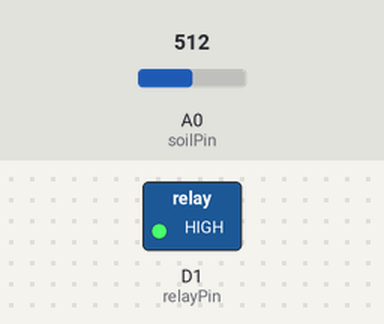
A sketch run on a simulated ESP8266 (NodeMCU). On the bench: switched loads named in the sketch (green lamp = pin HIGH). The inputs (shaded band) are chosen by the test bench; at power-on: A0 (soilPin) = 512. WiFi joins after 1.5 s; servers stay silent unless stated; what the sketch prints to the serial monitor is not drawn.

Above: at 2.7 s.
2.8 s: A0 (soilPin) set to 412
4.7 s: A0 (soilPin) set to 390
At 6.5 s:
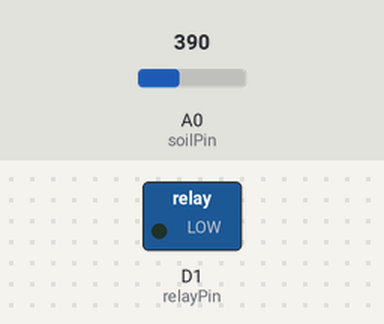
7.0 s: A0 (soilPin) set to 410
At 8.0 s:
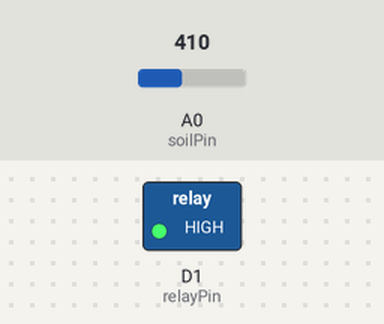
9.0 s: A0 (soilPin) set to 306
At 10.8 s:
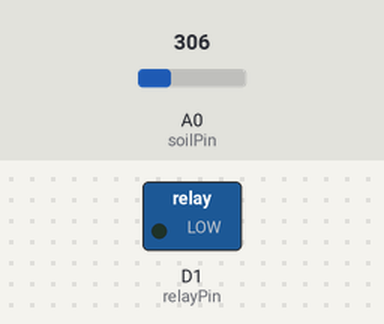
Timing chart, 0 to 12.0 s (numbered marks = the images above; inputs shaded):
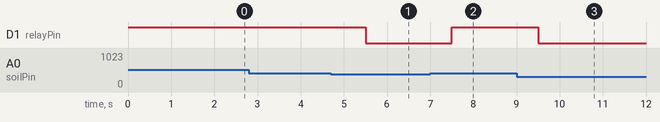

The sketch:

code.ino
```cpp
#include <ESP8266WiFi.h>
#include <ESP8266WebServer.h>

const char* ssid = "Your_SSID";
const char* password = "Your_PASSWORD";

const int soilPin = A0;
const int relayPin = D1;

ESP8266WebServer server(80);

void setup() {
  Serial.begin(9600);
  pinMode(relayPin, OUTPUT);
  digitalWrite(relayPin, HIGH); // Pump off

  WiFi.begin(ssid, password);
  while (WiFi.status() != WL_CONNECTED) {
    delay(500); Serial.print(".");
  }
  Serial.println("\nWiFi connected. IP: " + WiFi.localIP().toString());

  server.on("/", []() {
    int soil = analogRead(soilPin);
    String status = (soil < 400) ? "ON" : "OFF";
    String html = "<h2>🌿 Smart Irrigation System</h2>";
    html += "<p>Soil Moisture: " + String(soil) + "</p>";
    html += "<p>Pump Status: " + status + "</p>";
    server.send(200, "text/html", html);
  });

  server.begin();
}

void loop() {
  int moisture = analogRead(soilPin);
  if (moisture < 400) {
    digitalWrite(relayPin, LOW); // Pump ON
  } else {
    digitalWrite(relayPin, HIGH); // Pump OFF
  }
  server.handleClient();
  delay(1000);
}
```

Measured:
- the behaviour switches between 400 and 399 on A0 (soilPin) (found by bisection; images 0 and 1)
- after the input at 2.8 s, every drawn part: stays the same
- after the input at 4.7 s, D1 (relayPin): HIGH → LOW after 0.80 s
- after the input at 7.0 s, D1 (relayPin): LOW → HIGH after 0.50 s
- after the input at 9.0 s, D1 (relayPin): HIGH → LOW after 0.50 s
